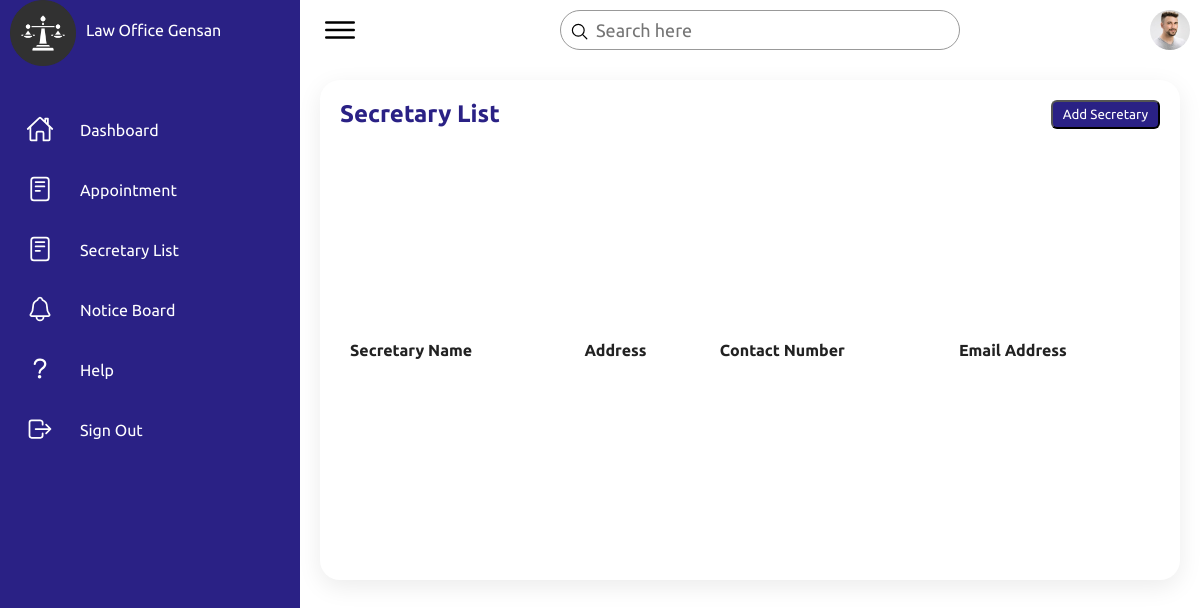
Page /lawyerSecretary.php on the earlier database version.
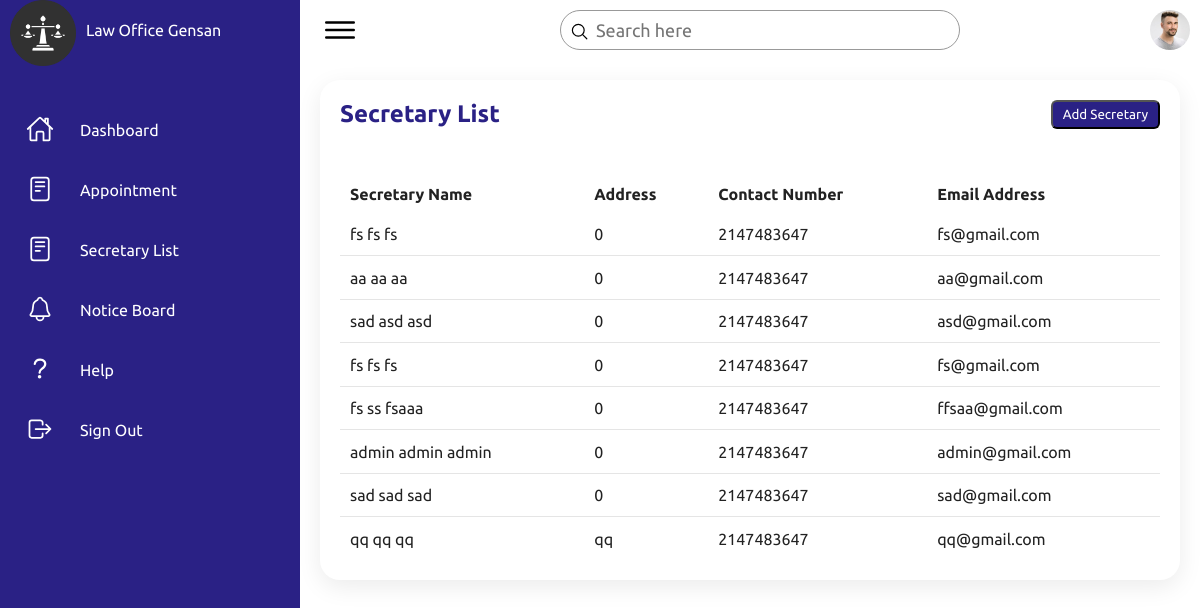
Same page on the later database version.
### tables this page shows
CREATE TABLE `tbl_userinfo` (
  `userinfo_id` int(11) NOT NULL,
  `firstName` varchar(244) NOT NULL,
  `middlename` varchar(244) NOT NULL,
  `lastName` varchar(244) NOT NULL
);

CREATE TABLE `tbl_contactinfo` (
  `contact_id` int(11) NOT NULL,
  `user_id` int(11) NOT NULL,
  `address` varchar(244) NOT NULL,
  `phoneNum` int(11) NOT NULL
);

CREATE TABLE `tbl_cred` (
  `usercred_id` int(11) NOT NULL,
  `user_id` int(11) NOT NULL,
  `email` varchar(244) NOT NULL,
  `password` varchar(244) NOT NULL
);

### lawyerSecretary.php (the view, shortened to what this page needs)
<?php
include "dbconn.php";
$sql = "SELECT tbl_userinfo.userinfo_id, tbl_userinfo.firstName, tbl_userinfo.middlename, tbl_userinfo.lastName, tbl_usertype.user_type, tbl_cred.email, tbl_contactinfo.address, tbl_contactinfo.phoneNum
FROM tbl_userinfo
JOIN tbl_usertype ON tbl_userinfo.userinfo_id = tbl_usertype.user_id
JOIN tbl_cred ON tbl_userinfo.userinfo_id = tbl_cred.user_id
JOIN tbl_contactinfo ON tbl_userinfo.userinfo_id = tbl_contactinfo.user_id
WHERE tbl_usertype.user_type = 'secretary'";
$result = mysqli_query($conn, $sql);
?>
<!DOCTYPE html>
<html lang="en">
<head>
    <link rel="stylesheet" href="lawyerSecretary.css">
</head>
<body>
  <div class="container">
        <div class="navigation">
            <ul>
                <li>
                    <a href="#">
                        <span class="icon">
                            <img src="assets/imgs/justice-scale.png" alt="" style="width: 66px; height: 66px;" >
                        </span>
                        <span class="title">Law Office Gensan</span>
                    </a>
                </li>
                <li>
                    <a href="lawyerDashboard.php">
                        <span class="icon">
                            <ion-icon name="home-outline"></ion-icon>
                        </span>
                        <span class="title">Dashboard</span>
                    </a>
                </li>
                <li>
                    <a href="lawyerappointment.php">
                        <span class="icon">
                            <ion-icon name="reader-outline"></ion-icon>
                        </span>
                        <span class="title">Appointment</span>
                    </a>
                </li>
                <li>
                    <a href="lawyerSecretary.php">
                        <span class="icon">
                            <ion-icon name="reader-outline"></ion-icon>
                        </span>
                        <span class="title">Secretary List</span>
                    </a>
                </li>
                <li>
                    <a href="#">
                        <span class="icon">
                            <ion-icon name="notifications-outline"></ion-icon>
                        </span>
                        <span class="title">Notice Board</span>
                    </a>
                </li>
                <li>
                    <a href="#">
                        <span class="icon">
                            <ion-icon name="help-outline"></ion-icon>
                        </span>
                        <span class="title">Help</span>
                    </a>
                </li>
                <li>
                    <a href="?logout" onclick="logout(event)">
                         <span class="icon">
                             <ion-icon name="log-out-outline"></ion-icon>
                        </span>
                        <span class="title">Sign Out</span>
                    </a>
                </li>
            </ul>
        </div>
        <div class="main">
            <div class="topbar">
                <div class="toggle">
                    <ion-icon name="menu-outline"></ion-icon>
                </div>
                <div class="search">
                    <label>
                        <input type="text" placeholder="Search here" id="search-input">
                        <ion-icon name="search-outline"></ion-icon>
                    </label>
                </div>
                <div class="user">
                    <img src="assets/imgs/customer01.jpg" alt="">
                </div>
            </div>
             <div class="details">
                <div class="Appointment">
                    <div class="cardHeader">
                        <h2>Secretary List</h2>
                        <button id="registerBtn" class="btn">Add Secretary</button>
                    </div>
                    <table id="lawoffice-table">
                        <thead>
                            <tr>
                                <td>Secretary Name</td>
                                <td>Address</td>
                                <td>Contact Number</td>
                                <td>Email Address</td>
                            </tr>
                        </thead>
                        <tbody>
                            <tr>
                                <?php
                                while($row = mysqli_fetch_assoc($result)){
                                    ?>
                                    <td><?php echo $row['firstName'] . ' ' . $row['middlename'] . ' ' . $row['lastName'];?></td>
                                    <td><?php echo $row['address']; ?></td>
                                    <td><?php echo $row['phoneNum']; ?></td>
                                    <td><?php echo $row['email']; ?></td>
                            </tr>
                            <?php
                                }
                                ?>
                        </tbody>
            </div>
        </div>
    </div>
</body>
</html>

Differences in the rows shown:
added tbl_userinfo: firstName "fs", middlename "fs", lastName "fs", tbl_contactinfo.address "0", tbl_contactinfo.phoneNum "2147483647", tbl_cred.email "fs@gmail.com"
added tbl_userinfo: firstName "aa", middlename "aa", lastName "aa", tbl_contactinfo.address "0", tbl_contactinfo.phoneNum "2147483647", tbl_cred.email "aa@gmail.com"
added tbl_userinfo: firstName "sad", middlename "asd", lastName "asd", tbl_contactinfo.address "0", tbl_contactinfo.phoneNum "2147483647", tbl_cred.email "asd@gmail.com"
added tbl_userinfo: firstName "fs", middlename "fs", lastName "fs", tbl_contactinfo.address "0", tbl_contactinfo.phoneNum "2147483647", tbl_cred.email "fs@gmail.com"
added tbl_userinfo: firstName "fs", middlename "ss", lastName "fsaaa", tbl_contactinfo.address "0", tbl_contactinfo.phoneNum "2147483647", tbl_cred.email "ffsaa@gmail.com"
added tbl_userinfo: firstName "admin", middlename "admin", lastName "admin", tbl_contactinfo.address "0", tbl_contactinfo.phoneNum "2147483647", tbl_cred.email "admin@gmail.com"
added tbl_userinfo: firstName "sad", middlename "sad", lastName "sad", tbl_contactinfo.address "0", tbl_contactinfo.phoneNum "2147483647", tbl_cred.email "sad@gmail.com"
added tbl_userinfo: firstName "qq", middlename "qq", lastName "qq", tbl_contactinfo.address "qq", tbl_contactinfo.phoneNum "2147483647", tbl_cred.email "qq@gmail.com"
